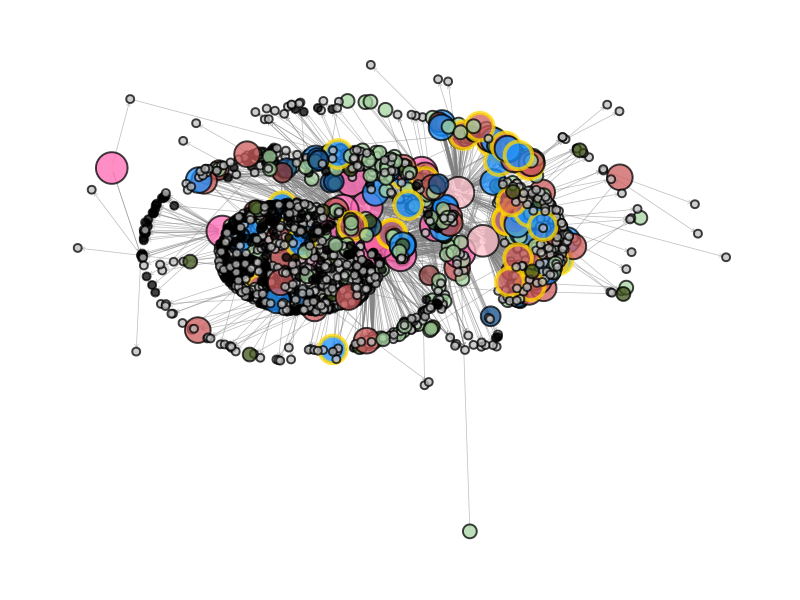
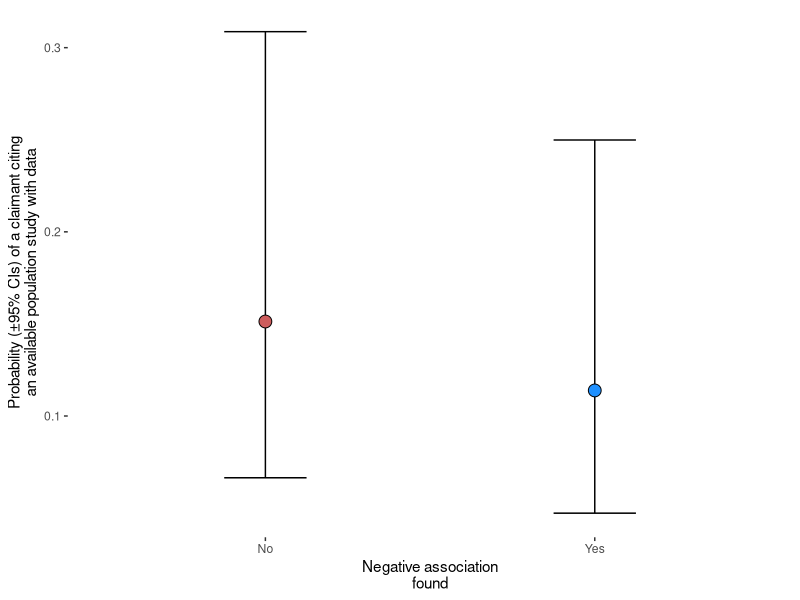
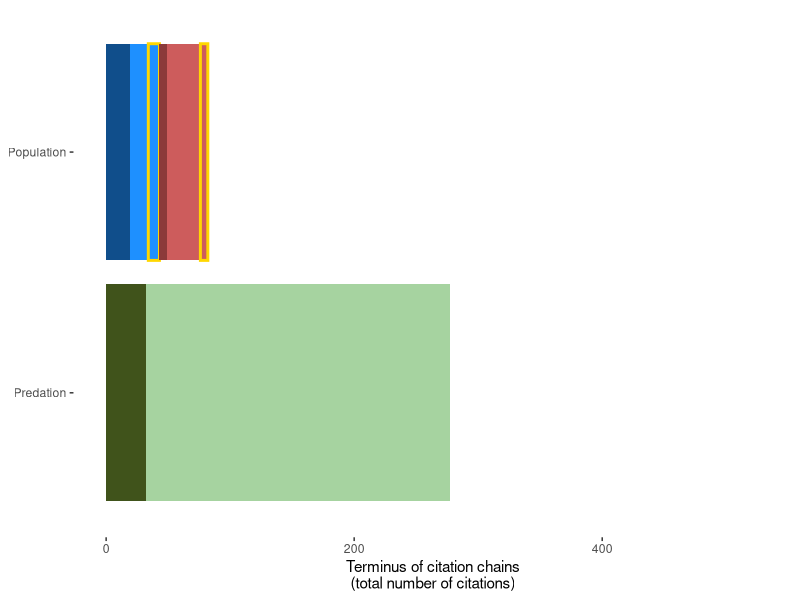

Reproduce these figures in R, in order. (Note: this script raises an error after producing the figures.)
## ---- chunk 1
#| eval: true
#| echo: true

rm(list = ls())
library("data.table")
library("dplyr")
library("tidyr")
library("ggplot2")
library("igraph")
library("tidygraph")
library("ggraph")
library("readxl")
library("stringr")
library("patchwork")
library("glmmTMB")
library("broom")
library("broom.mixed")

nodes <- fread("builds/citation_network/nodes_tidied.csv")
head(nodes)

edges <- fread("builds/citation_network/edges_tidied.csv")
head(edges)


igraph.gr <- igraph::graph_from_data_frame(d = edges, 
                                           vertices = nodes,
                                           directed = T)
igraph.gr


graph <- tidygraph::as_tbl_graph(igraph.gr)

## ---- chunk 2
#| eval: true
#| echo: true
#| code-fold: true
#| fig-width: 8
#| fig-height: 6

labels <- c(`Core claim` = "Core claim", 
            `External review without claim` = "External source without claim", 
            `Nothing cited` = "Nothing cited",
            `Excluded` = "No primary data found", 
            `Predation in support without data` = "Predation record without data", 
            `Predation not in support without data` = "Predation record without data", 
            `Population in support without data` = "Population - description", 
            `Population in support with data` = "Population - study",
            `Population not in support without data` = "Population - description", 
            `Population not in support with data` = "Population - study")

node_fill <- c(`Core claim` = "hotpink", `External review without claim` = "pink", 
               Excluded = "grey", `Nothing cited` = "black", 
               `Predation in support without data` = "#a6d3a0", 
               `Predation not in support without data` = "#40531b", 
               `Population not in support without data` = "indianred4", `Population not in support with data` = "indianred", 
               `Population in support without data` = "dodgerblue4", `Population in support with data` = "dodgerblue"
)
node_size <- c(`Core claim` = 5, `External review without claim` = 5, `Opportunistic` = 1,
               Excluded = 1, 
               `Predation without data` = 2, #`Control program without data` = 2, 
               `Population without data` = 3, `Population with data` = 4)

stroke_color <- c("no" = "black", 
                  "yes" = "gold")

stroke_width <- c("no" = .01, 
                  "yes" = 2)

p1 <- ggraph(graph, layout = "kk")+
  geom_edge_fan(arrow = arrow(length = unit(1, 'mm')), 
                start_cap = circle(1, 'mm'),
                end_cap = circle(1, 'mm'),
                color = "grey50",
                alpha = .5,
                linewidth = 0.25) + 
  geom_node_point(aes(fill = evidence_type_synthetic_simple,
                      color = of_quality,
                      stroke = of_quality,
                      size = evidence_type_simple), 
                  shape = 21, 
                  alpha = .75)+
  scale_fill_manual("Article type",
                    values = node_fill,
                    labels = labels)+
  scale_size_manual("Article type",
                    values = node_size *2,
                    breaks = levels(nodes$evidence_type_simple))+ 
  guides(size = "none",
         fill = "none",
         color = "none",
         stroke = "none")+
  scale_discrete_manual("Quality research",
                        aesthetics = "stroke", 
                        values = c(1, 2))+
  scale_color_manual("Quality research",
                     values = stroke_color )+
  theme_graph()+
  theme(legend.position = 'bottom')

p1 
## ---- chunk 3
#| eval: true
#| echo: true
#| code-fold: true

# Load data and filter to only claimant sources:

terminus_exploded_filtered <- fread("builds/citation_network/citation_probability.csv")

# Filter to only claimant sources
terminus_exploded_filtered[, making_claim := ifelse(grepl("_claim", 
                                                          cited_by_id), 
                                                    "CLAIM", 
                                                    "NO_CLAIM")]
terminus_exploded_filtered <- terminus_exploded_filtered[making_claim == "CLAIM", ]


m <- glmmTMB(cited ~ in_support + (1|cited_by_id) + (1|scientificName),
             family = binomial(link = "logit"),
             data = terminus_exploded_filtered[grepl("Population", evidence_type_synthetic) &
                                                 has_data == "yes" &
                                                 making_claim == "CLAIM", ])
summary(m)
## ---- chunk 4
#| fig-width: 9
#| fig-height: 7
#| fig-cap: "**Fig. 2.** The probability of a population study with data being cited by a claimant source was not influenced by whether the population study found evidence of a negative association between cats and prey (according author's own interpretation)."

pred <- predict(m, data.table(in_support = c("Yes", "No")),
                re.form = NA, se = TRUE)

# predict_response(m)
# summary(m)
pred <- as.data.frame(pred) |> setDT()
crit <- qnorm(0.975)
pred[, lower_ci := fit - (se.fit * 1.96)]
pred[, upper_ci := fit + (se.fit * 1.96)]
pred[, fit := plogis(fit)]
pred[, lower_ci := plogis(lower_ci)]
pred[, upper_ci := plogis(upper_ci)]

#
pred$in_support <- c("Yes", "No")


# Plot
citation.p <- ggplot(data = pred, 
                     aes(x = in_support, 
                         fill = in_support, y = (fit), 
                         ymin = (lower_ci), ymax = (upper_ci)))+
  geom_errorbar(position = position_dodge(width = .75), width = .25)+
  geom_point(position = position_dodge(width = .75),
                  shape = 21, size = 4)+
  ylab("Probability (±95% CIs) of a claimant citing\nan available population study with data")+
  scale_fill_manual("In support",
                    values = c("No" = "indianred", "Yes" = "dodgerblue"))+
  xlab("Negative association\nfound")+
  theme_bw()+
  theme(panel.border = element_blank(),
        panel.grid = element_blank(),
        legend.position = "none")
citation.p
## ---- chunk 5
#| eval: true
#| echo: true
#| code-fold: true

out <- terminus_exploded_filtered[grepl("Population", evidence_type_synthetic) &
                                    has_data == "yes", .(n = .N),
                                  by = .(cited, scientificName, cited_by_id, in_support)]
out <- dcast(out,
             scientificName + in_support + cited_by_id ~ cited, value.var = "n",
             fill = 0)
out[, total := `0` + `1`]
out[, perc_cited := `1` / total * 100]

out[, .(mean = mean(perc_cited), sd=sd(perc_cited)),
    by = .(in_support)]

## ---- chunk 6
#| eval: true
#| echo: true
#| code-fold: true

terminus_edges <- fread("builds/citation_network/terminal_citation_chains.csv")

terminus_edges <- terminus_edges[cited_by_id != "Opportunistic_Systematic external review"]
unique(terminus_edges$evidence_type_fine)

unique(terminus_edges$evidence_type_synthetic)

unique(terminus_edges[grepl("EXCLUDE", article_id)]$evidence_type_fine)

terminus_edges[, making_claim := ifelse(grepl("core source_claim", cited_by_id), 
                                        "making claim", "no claim")]
terminus_edges[grepl("Population", evidence_type_synthetic), evidence_simple := "Population"]
terminus_edges[grepl("Predation", evidence_type_synthetic), evidence_simple := "Predation"]

## ---- chunk 7
#| eval: true
#| echo: true
#| code-fold: true
# >>> Calculate % that aren't evidence ------------------------------------
sub_terminus <- terminus_edges[making_claim == "making claim"]
sub_terminus[, evidence_simple := ifelse(is.na(evidence_simple), "excluded", "included")]

out <- sub_terminus[, .(n = .N), by = evidence_simple]
out[, total := sum(n)]
out[, perc := n / total]
out

## ---- chunk 8
#| eval: true
#| echo: true
#| code-fold: true

terminus_freq.simple <- terminus_edges[evidence_simple %in% c("Population", "Predation"), 
                                       .(n = .N),
            by = .(evidence_type_synthetic, evidence_simple, making_claim,
                  has_data, of_quality, in_support)]

terminus_freq.simple$evidence_simple <- factor(terminus_freq.simple$evidence_simple,
                                               levels = c("Predation", "Population"))

terminus_freq.simple$evidence_type_synthetic <- factor(terminus_freq.simple$evidence_type_synthetic,
   levels = (c( 
              "Predation in support without data", 
              "Predation not in support without data", 
              "Population not in support with data of quality",
              "Population not in support with data",
              "Population not in support without data",
              "Population in support with data of quality",
              "Population in support with data", 
              "Population in support without data"
              )))

fill_pal <- c(`Predation in support without data` = "#a6d3a0", 
              `Predation not in support without data` = "#40531b", 
              `Population not in support without data` = "indianred4", 
              `Population not in support with data` = "indianred", 
              `Population not in support with data of quality` = "indianred", 
              `Population in support without data` = "dodgerblue4", 
              `Population in support with data` = "dodgerblue",
              `Population in support with data of quality` = "dodgerblue")

terminus_freq.simple[in_support == "Not relevant", in_support := "No"]

col_pal <- c(`Predation in support without data` = "transparent", 
             `Predation not in support without data` = "transparent", 
             `Population not in support without data` = "transparent", 
             `Population not in support with data` = "transparent", 
             `Population not in support with data of quality` = "gold", 
             `Population in support without data` = "transparent", 
             `Population in support with data` = "transparent",
             `Population in support with data of quality` = "gold")


#' position_dodge leads to strange incorrect plotting, which I can't debug. So manually dodging in Inkscape
cites.p.included <- ggplot(data = terminus_freq.simple[making_claim == "making claim"], 
       aes(y = evidence_simple, fill = evidence_type_synthetic, 
           color = evidence_type_synthetic, x = n, #group = in_support
       ))+
  geom_col(lwd = 1#, 
           #position = position_dodge()
           ) +
  scale_y_discrete(breaks = c("Population", "Predation", "Excluded"),
                   labels = c("Population", "Predation", "No primary data found"))+
  scale_color_manual(name = "Of quality",
                     values = col_pal)+
  scale_fill_manual(name = "Evidence type",
                    values = fill_pal,
                    labels = labs)+
  xlab("Terminus of citation chains\n(total number of citations)")+
  guides(stroke = "none",
         color = "none",
         fill = "none")+
  ylab(NULL)+
  coord_cartesian(xlim = c(0, 527))+
  theme_bw()+
  theme(panel.grid = element_blank(),
        panel.border = element_blank(),
        strip.background = element_blank(),
        strip.placement = "outside",
        legend.position = "bottom")
cites.p.included

## ---- chunk 9
#| eval: true
#| echo: true
#| code-fold: true
#| fig-cap: "**Fig. 4.** Excluded evidence found at the terminus of citation chains. X-axis indicates number of citation chains per evidence type."

terminus_edges <- fread("builds/citation_network/terminal_citation_chains.csv")

terminus_edges[, making_claim := ifelse(grepl("core source_claim", cited_by_id), 
                                        "making claim", "no claim")]
excluded <- terminus_edges[grepl("EXCLUDE", article_id)]


excluded[evidence_type_fine == "Failure to access or locate online full citation", .(n = .N),
         by = Peer_reviewed_source]

excluded[evidence_type_fine == "Failure to access or locate online full citation" &
           Peer_reviewed_source %in% c("Peer-reviewed journal article",
                                       "Journal pre-1975") ,
         evidence_type_fine := "Inaccessible journal article"]

excluded[evidence_type_fine == "Failure to access or locate online full citation" &
           Peer_reviewed_source %in% c("Book or chapter") ,
         evidence_type_fine := "Inaccessible book"]

excluded[evidence_type_fine == "Failure to access or locate online full citation" &
           !Peer_reviewed_source %in% c("Peer-reviewed journal article",
                                       "Journal pre-1975") ,
         evidence_type_fine := "Inaccessible grey literature"]

excluded[evidence_type_fine == "Modelling without data", 
         evidence_type_fine := "Modelling without data"]

#
excluded_freq <- excluded[, .(n = .N), by = .(evidence_type_fine, making_claim)]

excluded_freq[evidence_type_fine == "Opinion claim", evidence_type_fine := "No citation given"]
lvls <- c( "No citation given", 
           "No claim",
           "Expert opinion",
           "Inaccessible grey literature",
           "Inaccessible book",
           "Unpublished data or article",
           "Personal communication",
           "Inaccessible journal article",
           "Missing reference",
           "Does not test claim", 
           "Not in English or Spanish", 
           "Modelling without data")

#
excluded_freq$evidence_type_fine <- factor(excluded_freq$evidence_type_fine,
                                                       levels = rev(lvls))

pal <- c(`Modelling without data` = "grey", `Not in English or Spanish` = "grey", 
         `Does not test claim` = "grey", `Missing reference` = "grey", 
         `Personal communication` = "grey", 
         `Unpublished data or article` = "grey", `Inaccessible book` = "grey", 
         `Expert opinion` = "grey", `Modelling without data` = "grey",
         `No claim` = "grey", `Inaccessible journal article` = "grey", 
         `Inaccessible grey literature` = "grey", `No citation given` = "black"
)

cites.p.excluded <- ggplot(data = excluded_freq[making_claim == "making claim", ], 
                  aes(y = evidence_type_fine, x = n, fill = evidence_type_fine))+
  geom_col(lwd = 1) +
  scale_fill_manual(values = pal)+
  xlab("Terminus of citation chains\n(total number of citations)")+
  ylab(NULL)+
  theme_bw()+
  theme(panel.grid = element_blank(),
        strip.background = element_blank(),
        panel.border = element_blank(),
        legend.position = "none")
cites.p.excluded


## ---- chunk 10
#| eval: true
#| echo: true
#| code-fold: true
cites.p.included + xlab(NULL) +
  cites.p.excluded +
  plot_layout(heights = c(.25, .75),
              nrow = 2)
